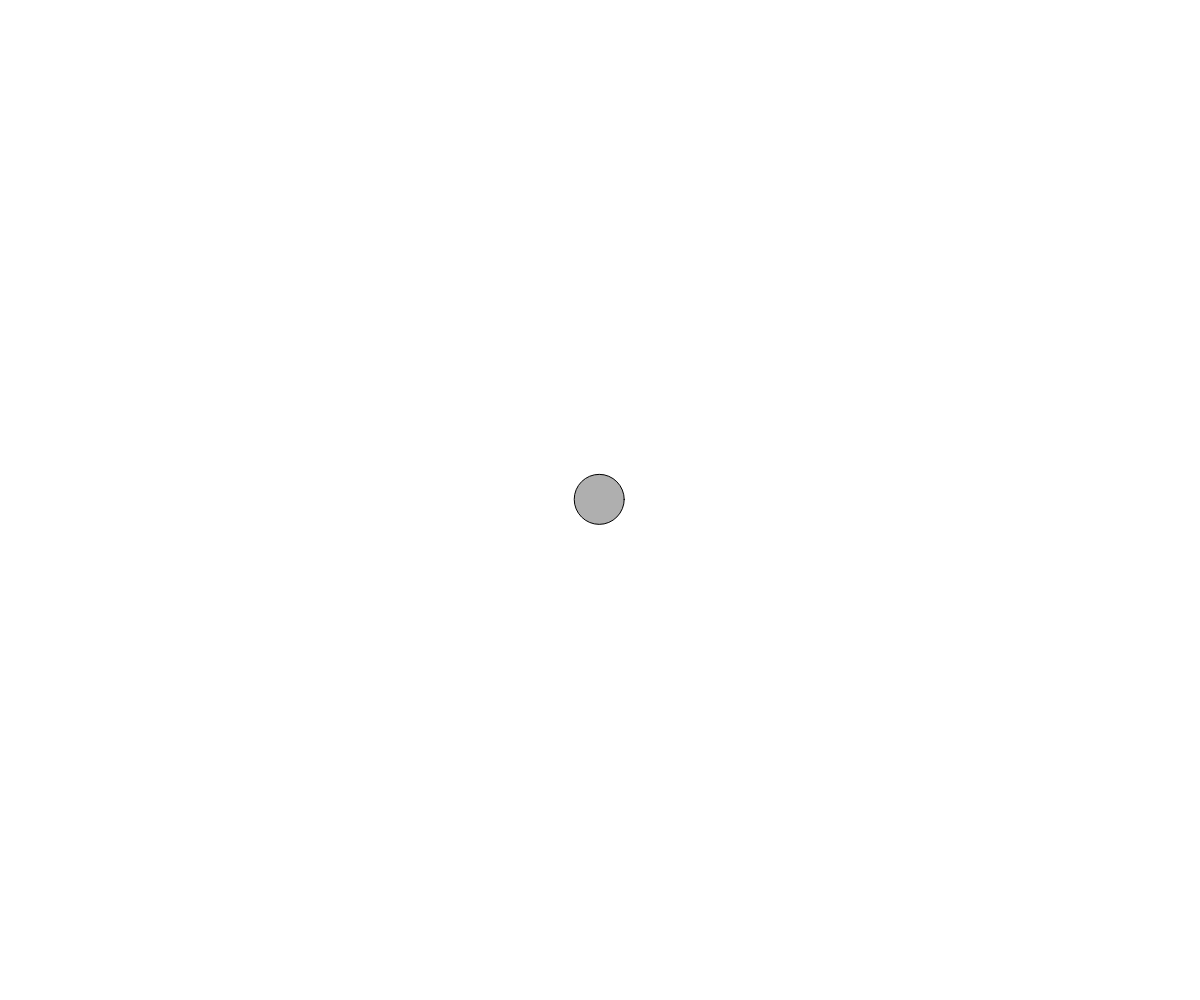
Frame 1 (no input)
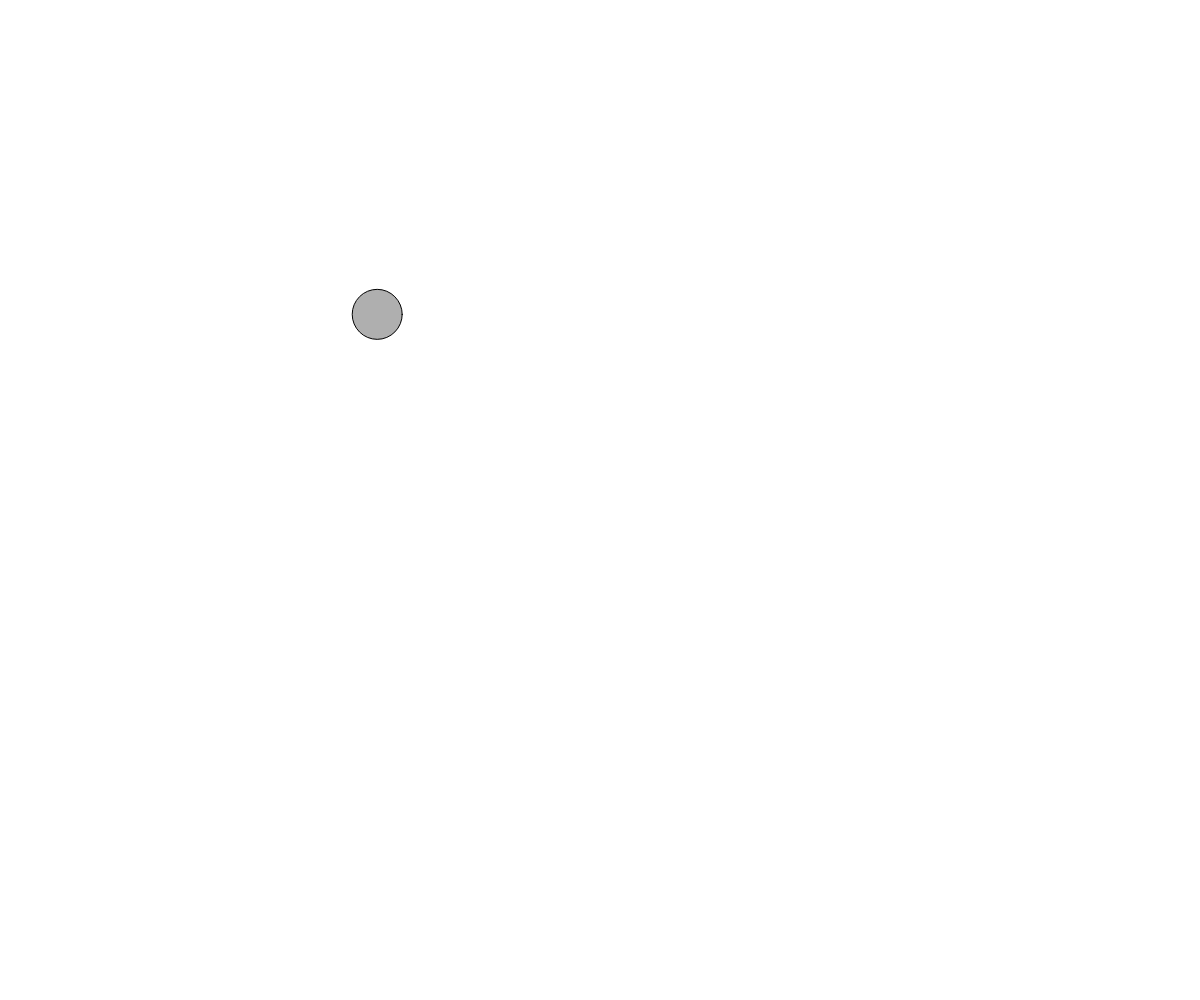
Frame 60 (no input)
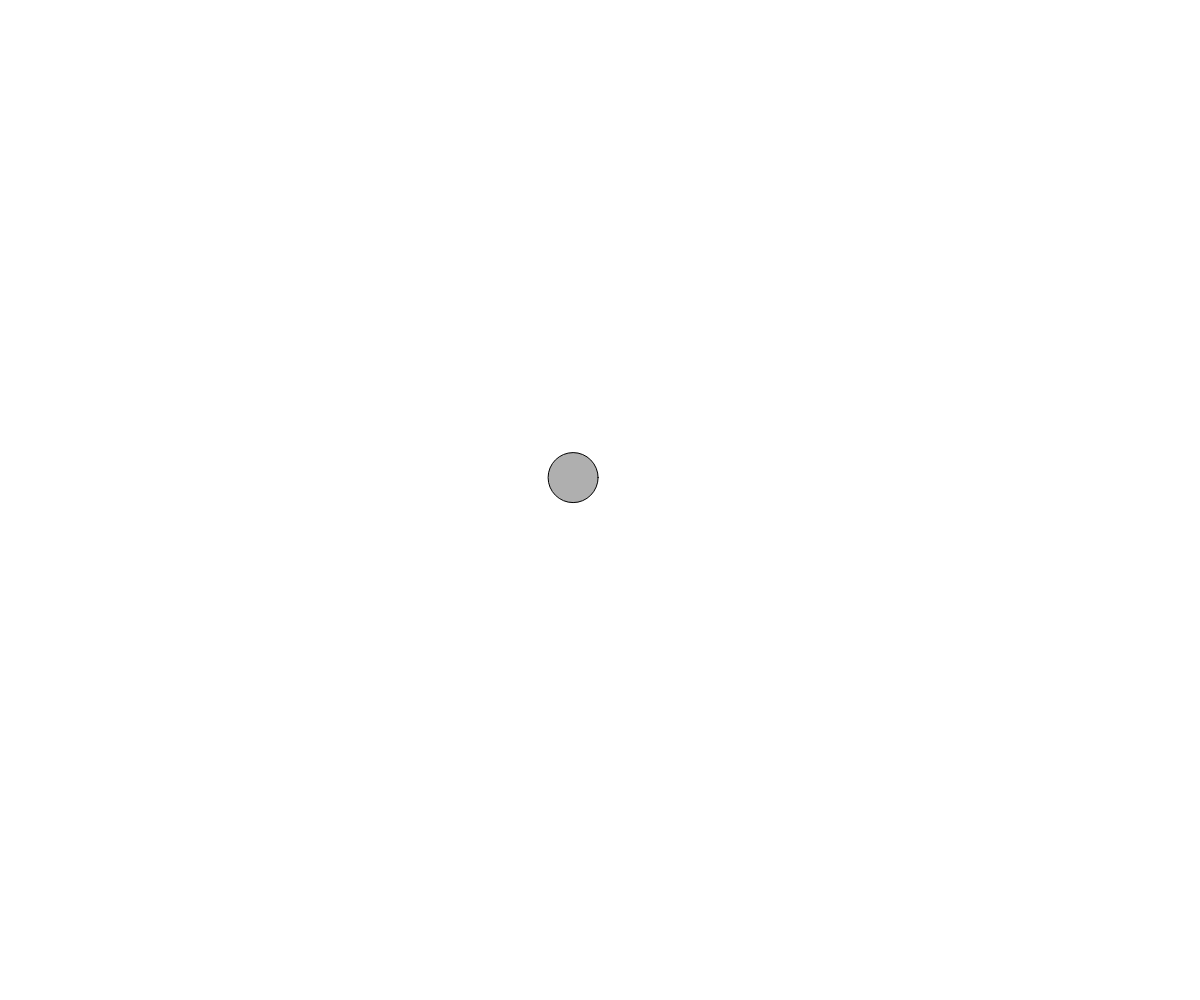
Frame 120 (the mouse pressed at the canvas centre since frame 60)

The p5.js sketch that drew these frames (run headless with seeded random() and noise() and a simulated clock; from frame 60 on, the mouse is pressed at the canvas centre):

// p5.js sketch
// ── sketch.js
let widthFormat;
let heightFormat;
let mover;

function setup() {
  widthFormat = windowWidth;
  heightFormat = windowHeight;
  mover = new Mover(widthFormat, heightFormat);

  createCanvas(widthFormat, heightFormat);

  background(255);
}

function draw() {
  background(255);

  mover.update();
  mover.checkEdges();
  mover.show();
}

// ── Mover.js
class Mover {
  constructor(widthFormat, heightFormat) {
    this.widthFormat = widthFormat;
    this.heightFormat = heightFormat;
    this.ballSize = 50;
    this.ballRadius = this.ballSize / 2;
    this.topSpeed = 5;

    this.position = createVector(widthFormat / 2, heightFormat / 2);
    this.velocity = createVector();

    this.acceleration = createVector();
  }

  update() {
    let mouse = createVector(mouseX, mouseY);
    let direction = p5.Vector.sub(mouse, this.position);
    direction.normalize();
    direction.mult(1);
    this.acceleration = direction;

    this.velocity.add(this.acceleration);
    this.velocity.limit(this.topSpeed);
    this.position.add(this.velocity);
  }

  show() {
    stroke(0);
    fill(175);

    circle(this.position.x, this.position.y, this.ballSize);
  }

  checkEdges() {
    if (this.position.x + this.ballRadius > this.widthFormat) {
      this.position.x = 0 + this.ballRadius;
    } else if (this.position.x + this.ballRadius < 0) {
      this.position.x = this.widthFormat - this.ballRadius;
    }

    if (this.position.y + this.ballRadius > this.heightFormat) {
      this.position.y = 0 + this.ballRadius;
    } else if (this.position.y + this.ballRadius < 0) {
      this.position.y = this.heightFormat - this.ballRadius;
    }
  }
}
